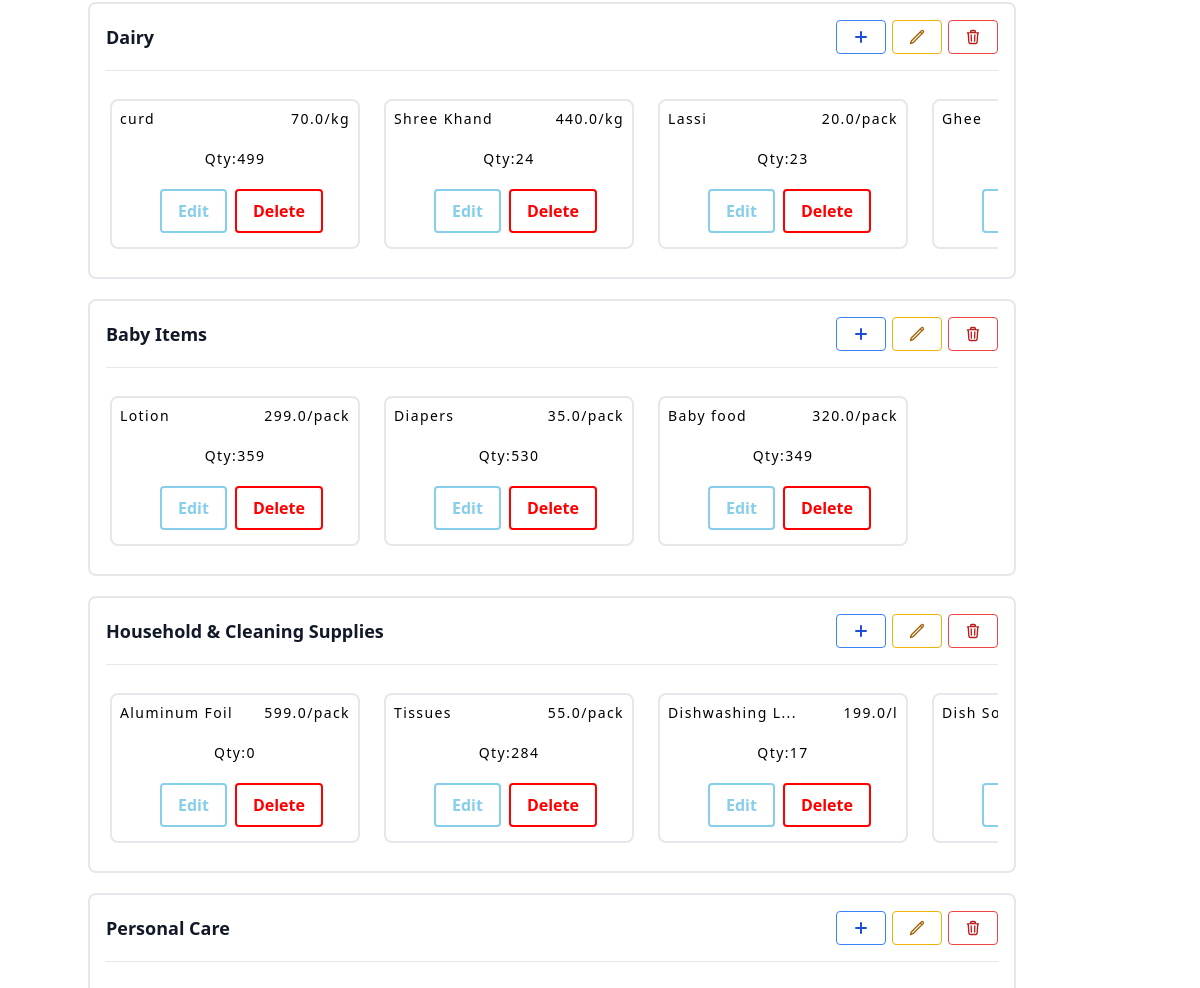
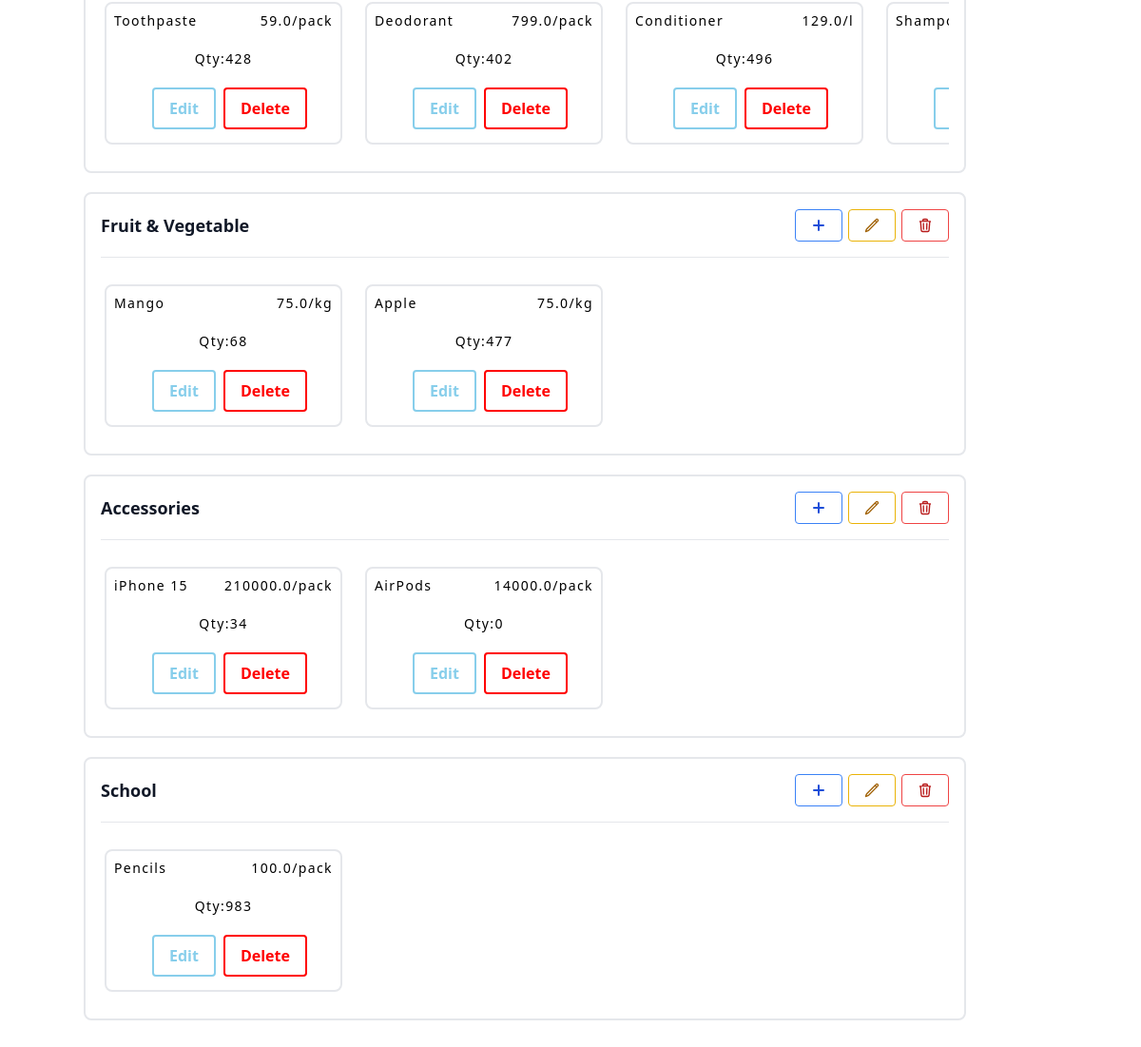
The page /manager_index (signed in, lower part) on the database as committed earlier (2 pictures, top to bottom).
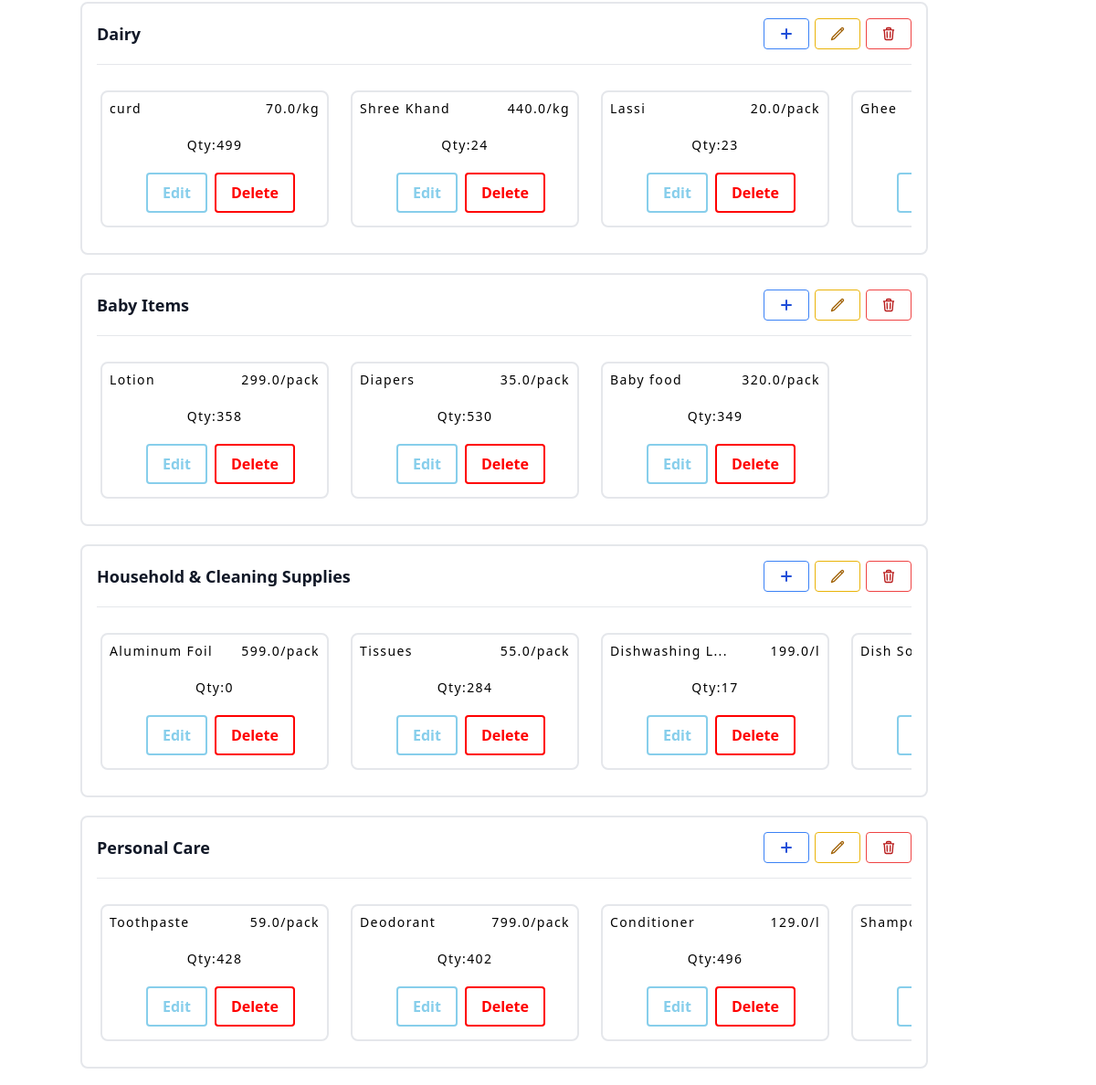
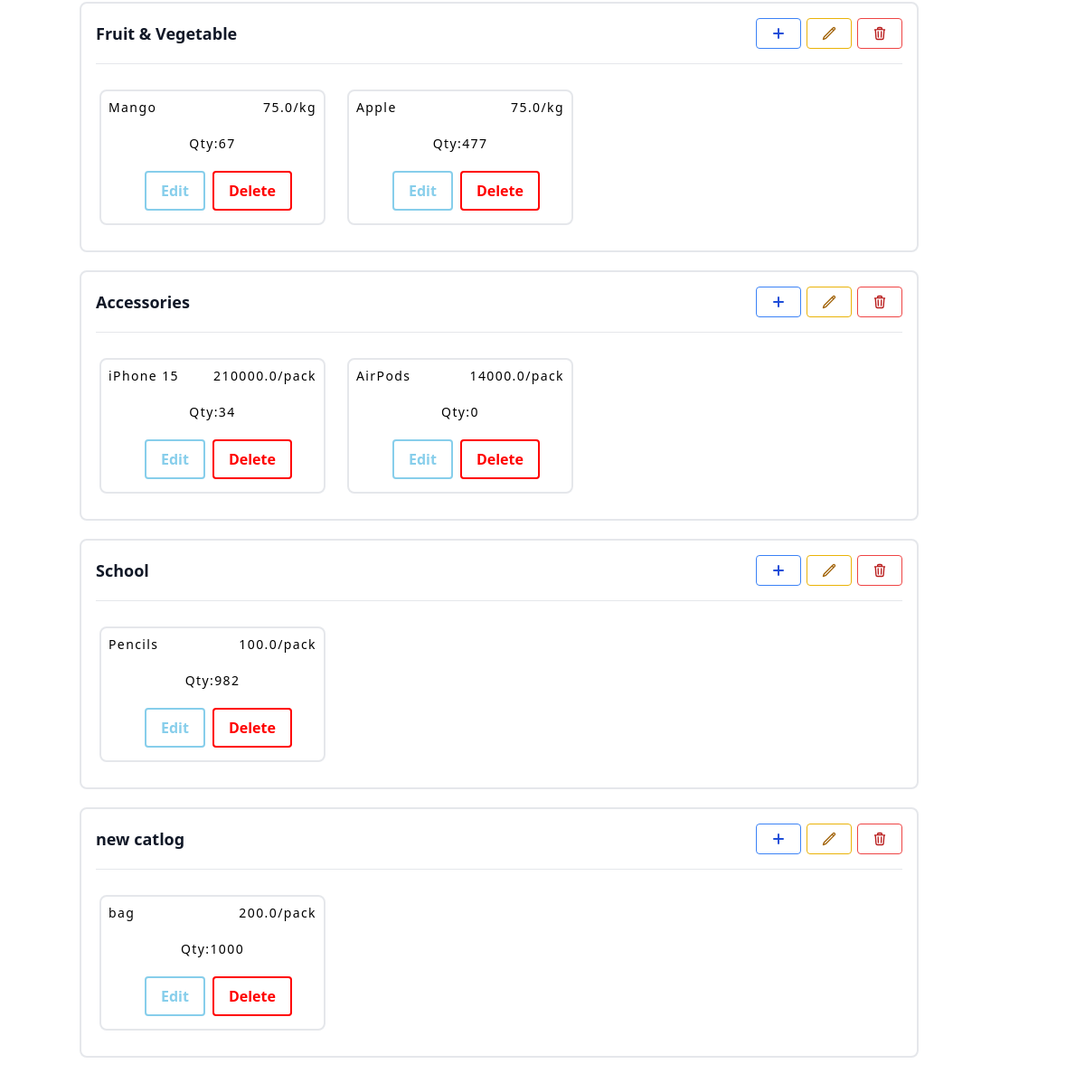
The same page on the database as committed later (2 pictures, top to bottom).
### models.py (models this page shows)
class Category(db.Model):
    __TableName__ = 'category'
    categoryid = db.Column(db.Integer, primary_key=True, autoincrement=True, nullable=False, unique=True)
    categoryname = db.Column(db.String(50), nullable=False)
    products = db.relationship('Product', backref='category', foreign_keys='Product.categoryid', lazy=True)

class Product(db.Model):
    __TableName__ = 'product'
    productid = db.Column(db.Integer, primary_key=True, autoincrement=True, nullable=False, unique=True)
    productname = db.Column(db.String(20), nullable=False)
    categoryid = db.Column(db.Integer, db.ForeignKey('category.categoryid'), nullable=False)
    rateperunit = db.Column(db.Float, nullable=False)
    unit= db.Column(db.String(20), nullable=False)
    quantity = db.Column(db.Integer, nullable=False)

### routes.py (the view)
@app.route('/manager_index')
@auth_required
@manager_required
def manager_index():
    user=User.query.filter_by(userid=session['user_id']).first()
    products = Product.query.all()
    return render_template('manager_index.html',user=user,nav="dashboard",categories=Category.query.all(),products=products)

### routes.py (called while the page is built)
def auth_required(func):
    @wraps(func)
    def inner(*args, **kwargs):
        if 'user_id' not in session:
            flash('Please login to continue')
            return redirect(url_for('login'))
        return func(*args, **kwargs)
    return inner

def manager_required(func):
    @wraps(func)
    def inner(*args, **kwargs):
        if 'user_id' not in session:
            flash('Please login to continue')
            return redirect(url_for('login'))
        if User.query.filter_by(userid=session['user_id']).first().role!="manager":
            flash('You are not authorized to access this page')
            return redirect(url_for('index'))
        return func(*args, **kwargs)
    return inner

### templates/manager_index.html (shortened to what this page needs)
{% extends 'manager_layout.html' %}
{% block content %}
<div class="container px-12 py-16 mx-10  ">
    {% for category in categories%}
        <div class="component1 border-2 border-gray-200 rounded-lg p-4" style="margin-bottom:20px">
            <div class="text-2xl text-gray-900 pb-4 mb-4 border-b border-gray-200 leading-none" style="display: flex; justify-content: space-between; align-items: center;">
                <div class="font-bold text-lg">{{ category.categoryname }}</div>
                <div>
                    <button class="bg-transparent hover:bg-blue-500 text-blue-700 font-semibold hover:text-white py-2 px-4 border border-blue-500 hover:border-transparent rounded">
                        <a href="{{ url_for('add_product', categoryid=category.categoryid) }}">
                            <svg xmlns="http://www.w3.org/2000/svg" fill="none" viewBox="0 0 24 24" stroke-width="3" stroke="currentColor" class="w-4 h-4">
                                <path stroke-linecap="round" stroke-linejoin="round" d="M12 4.5v15m7.5-7.5h-15" />
                            </svg>
                        </a>
                    </button>
                    <button class="bg-transparent hover:bg-yellow-500 text-yellow-700 font-semibold hover:text-white py-2 px-4 border border-yellow-500 hover:border-transparent rounded">
                        <a href="{{ url_for('edit_category', categoryid=category.categoryid) }}">
                        </a>
                    </button>
                    <button class="bg-transparent hover:bg-red-500 text-red-700 font-semibold hover:text-white py-2 px-4 border border-red-500 hover:border-transparent rounded">
                        <a href="{{ url_for('delete_category', categoryid=category.categoryid) }}">
                        </a>
                    </button>
                </div>
            </div>
            {%if category.products==[]%}
                <h2 class="text-sm tracking-widest title-font mb-1 font-medium text-center" style="margin-top:20px;">No Product Created</h2>
            {%else%}
                <div class="overflow-x-auto">
                <div class="flex flex-no-wrap -mx-2" >
            {%for product in products|reverse%}
                {%if product.categoryid==category.categoryid%}
                    <div class="p-3">
                        <div class="border-2 border-gray-200 px-4 py-6 rounded-lg relative h-full w-full" style="height: 150px; width: 250px;">
                            {%if (product.productname)|length>13%}
                                <h2 class="text-sm tracking-widest title-font mb-1 font-medium absolute top-0 left-0 ml-2 mt-2 overflow-auto">{{product.productname[:13]}}...</h2>
                            {%else%}
                                <h2 class="text-sm tracking-widest title-font mb-1 font-medium absolute top-0 left-0 ml-2 mt-2 overflow-auto">{{product.productname}}</h2>
                            {%endif%}
                            <h2 class="text-sm tracking-widest title-font mb-1 font-medium absolute top-0 right-0 mr-2 mt-2">{{product.rateperunit}}/{{product.unit.split('/')[1] }}</h2>
                            <h2 class="text-sm tracking-widest title-font mb-1 font-medium" style="text-align:center;margin-top:24px">Qty:{{product.quantity}}</h2>
                                <div class="relative top-4 flex">
                                    <button class="bg-red-500 hover:bg-red-700 text-white font-bold py-2 px-8 mr-2 relative left-8 rounded" style="background-color: transparent; border: 2px solid #87CEEB; color: #87CEEB; padding: 8px 16px;" onmouseover="this.style.backgroundColor='#87CEEB'; this.querySelector('a').style.color = 'white';" onmouseout="this.style.backgroundColor='transparent'; this.querySelector('a').style.color = '#87CEEB';"><a href="{{url_for('edit_product',productid=product.productid)}}" style="text-decoration: none; color: #87CEEB;">Edit</a></button>
                                    <button class="bg-red-500 hover:bg-red-700 text-white font-bold py-2 px-8 relative left-8 rounded" style="background-color: transparent; border: 2px solid red; color: red; padding: 8px 16px;" onmouseover="this.style.backgroundColor='#ff0000'; this.querySelector('a').style.color = 'white';" onmouseout="this.style.backgroundColor='transparent'; this.querySelector('a').style.color = 'red';">
                                        <a href="{{url_for('delete_product',productid=product.productid)}}" style="text-decoration: none; color: red;">Delete</a></button>
                                </div>
                        </div>
                    </div>
                {%endif%}
            {%endfor%}
        </div>
    </div>
            {%endif%}
        </div>
    {%endfor%}
</div>
{% endblock %}

### templates/manager_layout.html (shortened to what this page needs)
<!DOCTYPE html>
<html lang="en">
<head>
    <script src="https://cdn.tailwindcss.com"></script>
    <script src="https://cdn.tailwindcss.com"></script>
</head>
<body>
    {% include 'manager_navbar.html' %}
        {% block content %}
        {% endblock %}
</body>
</html>

### templates/manager_navbar.html (shortened to what this page needs)
<!DOCTYPE html>
<html lang="en">
<head>
  <script src="https://cdn.tailwindcss.com"></script>
  </head>
<body>
</body>
</html>

Rows that differ between the two databases and show on the page:
changed Product "Lotion": quantity "359" → "358"
changed Product "Mango": quantity "68" → "67"
changed Product "Pencils": quantity "983" → "982"
added Category: categoryname "new catlog"
added Product: productname "bag", rateperunit "200.0", unit "pack", quantity "1000", shown under "new catlog"
